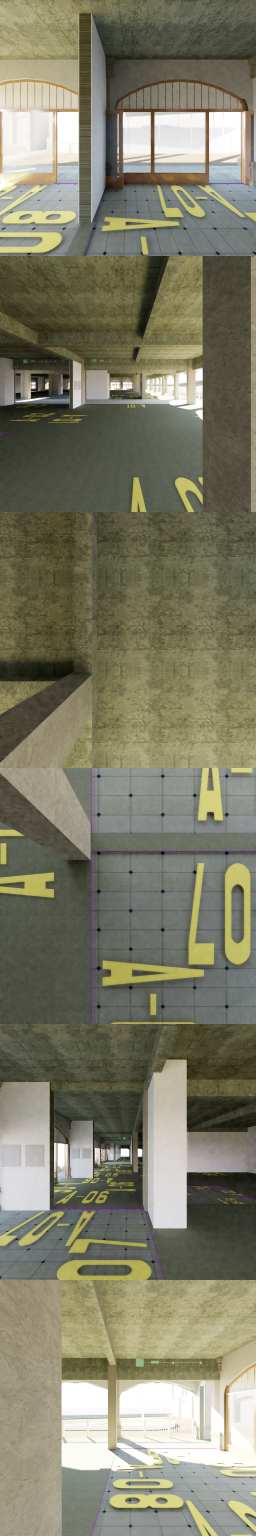
#> input picture Cube2Equirectangular/image.jpg, 1024 x 6144 px (shown at 1/4 size)
$ python script.py
#> lines starting #> are read from the running program, lines starting #| are printed output that depends on the picture
import cv2
import numpy as np

# Step 1: Load the Vertical Strip Image
cubemap_img = cv2.imread("image.jpg")  # Use the provided original vertical strip
#> cubemap_img is the input picture: shape (6144, 1024, 3); mean B, G, R 104.2, 125, 126.4
height, width, _ = cubemap_img.shape
#> height = 6144; width = 1024
face_height = height // 6  # Each face is 1/6th of the total height
#> face_height = 1024

# Step 2: Split the Vertical Strip into Individual Faces
right = cubemap_img[0:face_height, :, :]
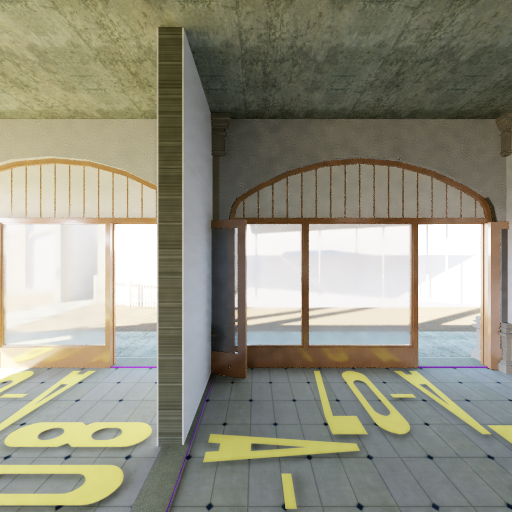
#> right: shape (1024, 1024, 3) (shown at 1/2 size); mean B, G, R 128, 144.1, 145.9
left = cubemap_img[face_height:2*face_height, :, :]
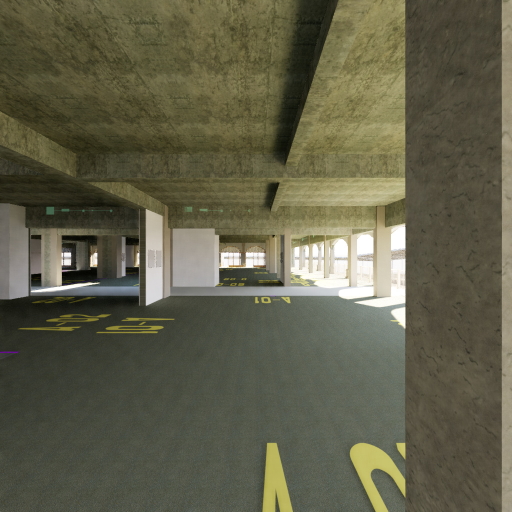
#> left: shape (1024, 1024, 3) (shown at 1/2 size); mean B, G, R 73.6, 95, 96.8
top = cubemap_img[2*face_height:3*face_height, :, :]
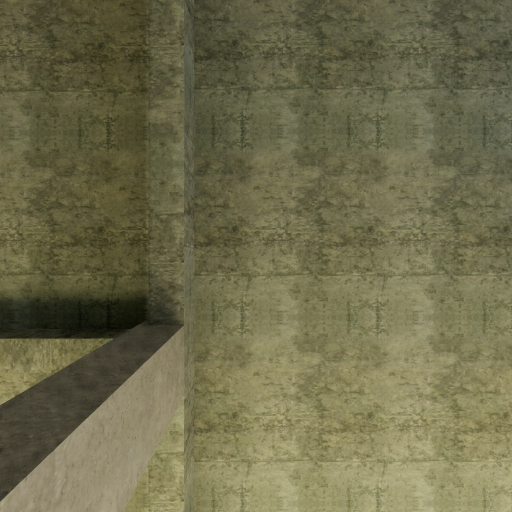
#> top: shape (1024, 1024, 3) (shown at 1/2 size); mean B, G, R 76, 107.8, 111
bottom = cubemap_img[3*face_height:4*face_height, :, :]
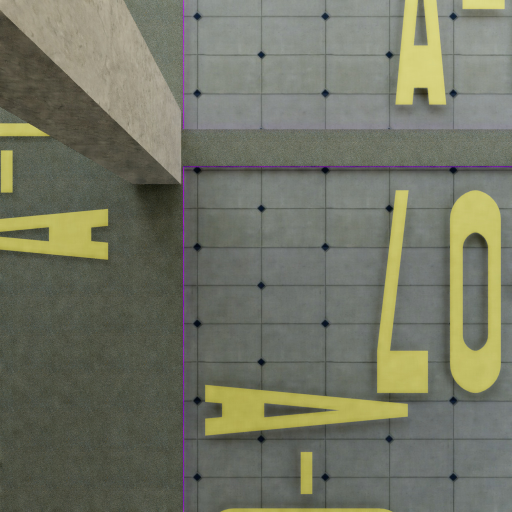
#> bottom: shape (1024, 1024, 3) (shown at 1/2 size); mean B, G, R 99.7, 116, 113.8
back = cubemap_img[4*face_height:5*face_height, :, :]
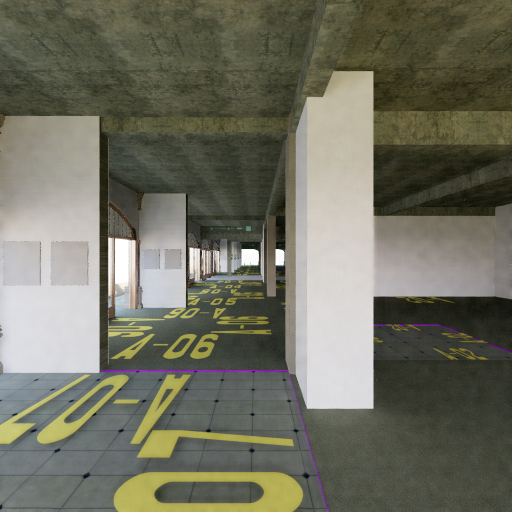
#> back: shape (1024, 1024, 3) (shown at 1/2 size); mean B, G, R 96.2, 111.1, 111.3
front = cubemap_img[5*face_height:6*face_height, :, :]
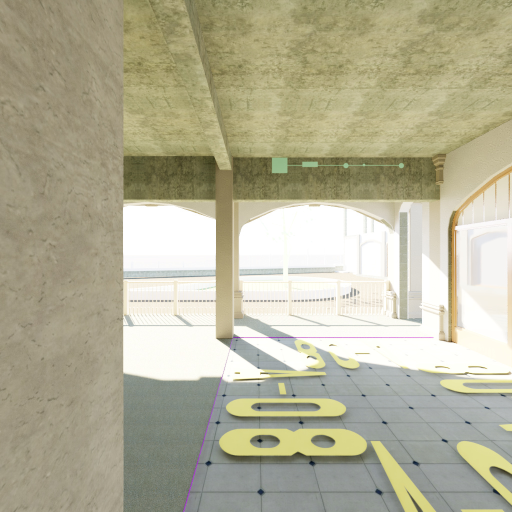
#> front: shape (1024, 1024, 3) (shown at 1/2 size); mean B, G, R 151.6, 176, 179.5

# Step 3: Create the Correct Dice Layout
# The expected layout for py360convert is:
#      +-------+
#      |  top  |
# +----+----+----+----+
# |left|front|right|back|
# +----+----+----+----+
#      | bottom |
#      +-------+

# Dimensions for the dice layout
face_width = front.shape[1]
#> face_width = 1024
dice_width = face_width * 4
#> dice_width = 4096
dice_height = face_height * 3
#> dice_height = 3072

# Create a blank canvas for the dice layout
dice_layout = np.zeros((dice_height, dice_width, 3), dtype=front.dtype)

# Place the faces in their correct positions
dice_layout[0:face_height, face_width:2*face_width, :] = top      # Top
dice_layout[face_height:2*face_height, 0:face_width, :] = left    # Left
dice_layout[face_height:2*face_height, face_width:2*face_width, :] = front  # Front
dice_layout[face_height:2*face_height, 2*face_width:3*face_width, :] = right  # Right
dice_layout[face_height:2*face_height, 3*face_width:4*face_width, :] = back  # Back
dice_layout[2*face_height:3*face_height, face_width:2*face_width, :] = bottom  # Bottom
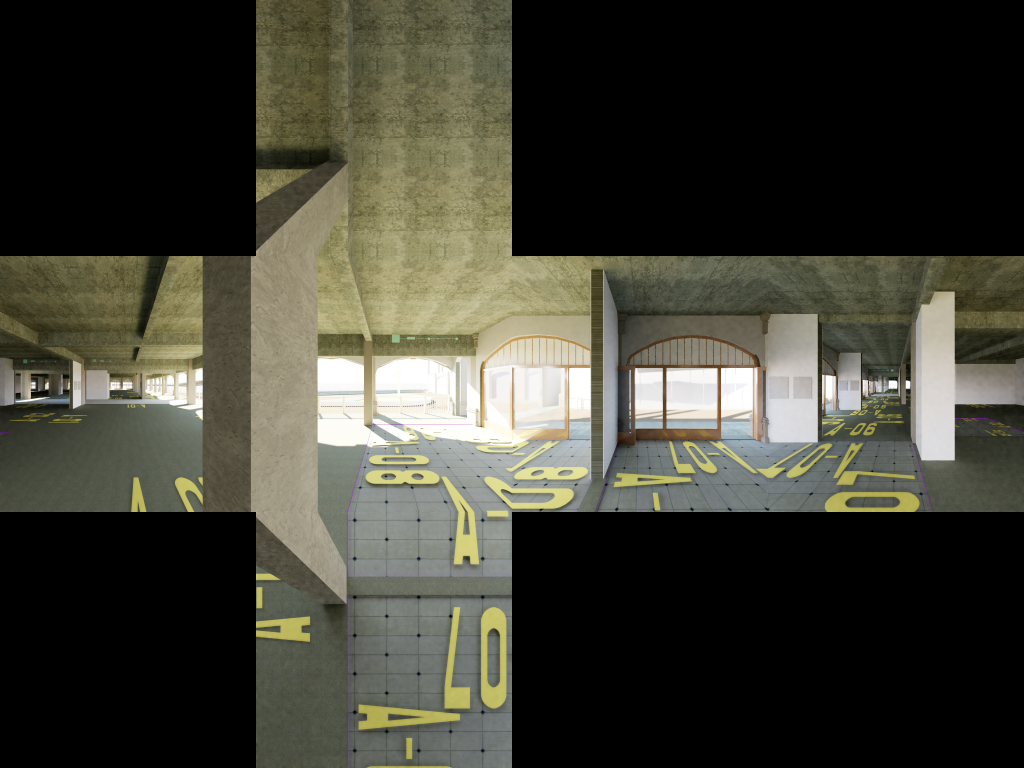
#> dice_layout: shape (3072, 4096, 3) (shown at 1/4 size); mean B, G, R 52.1, 62.5, 63.2

# Step 4: Save the Dice Layout for Verification
cv2.imwrite("corrected_dice_layout.jpg", dice_layout)

# Step 5: Convert Dice Layout to Equirectangular
import py360convert

# Convert the dice layout to an equirectangular projection
#> (the run stopped early here; a loop or call above may not have finished)

$ run again, with Cube2Equirectangular/V4.jpg copied over Cube2Equirectangular/image.jpg
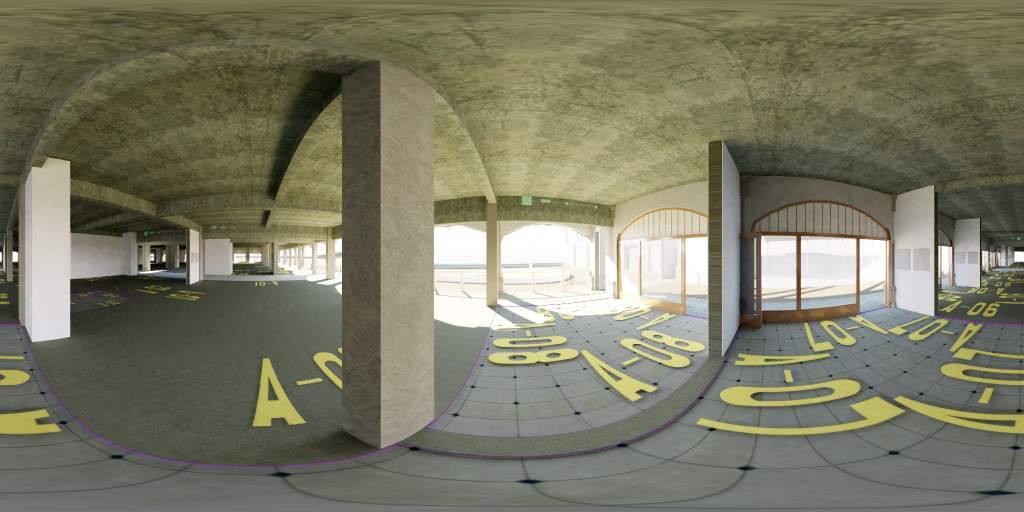
#> input picture Cube2Equirectangular/V4.jpg, 2048 x 1024 px (shown at 1/2 size)
#> cubemap_img is the input picture: shape (1024, 2048, 3); mean B, G, R 100.7, 121.3, 122.2
#> `front = cubemap_img[5*face_height:6*face_height, :, :]`:
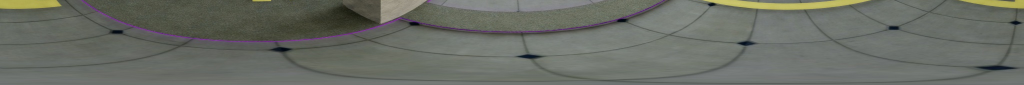
#> front: shape (170, 2048, 3) (shown at 1/2 size); mean B, G, R 100.3, 108.2, 104.8
#> `dice_layout[2*face_height:3*face_height, face_width:2*face_width, :] =..`:
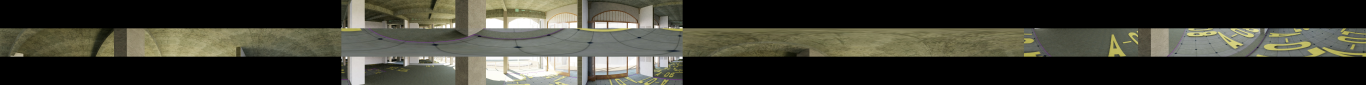
#> dice_layout: shape (510, 8192, 3) (shown at 1/6 size); mean B, G, R 50.3, 60.6, 61.1

$ run again, with Cube2Equirectangular/dice_layout.jpg copied over Cube2Equirectangular/image.jpg
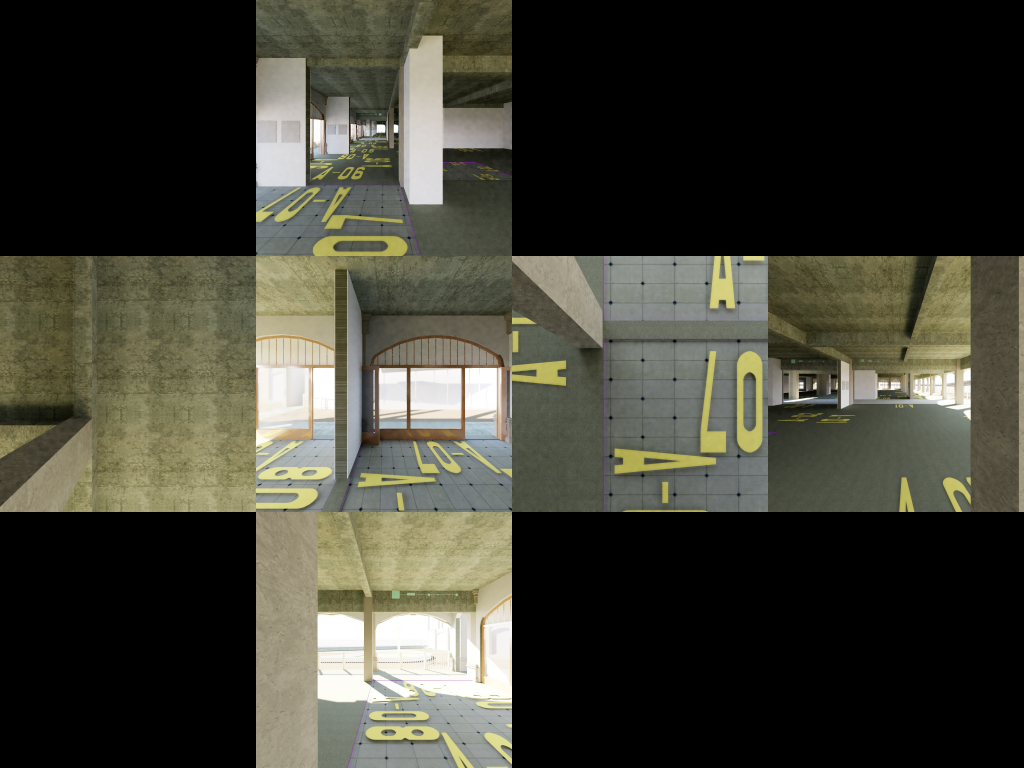
#> input picture Cube2Equirectangular/dice_layout.jpg, 4096 x 3072 px (shown at 1/4 size)
#> cubemap_img is the input picture: shape (3072, 4096, 3); mean B, G, R 52.1, 62.5, 63.2
#> `front = cubemap_img[5*face_height:6*face_height, :, :]`:
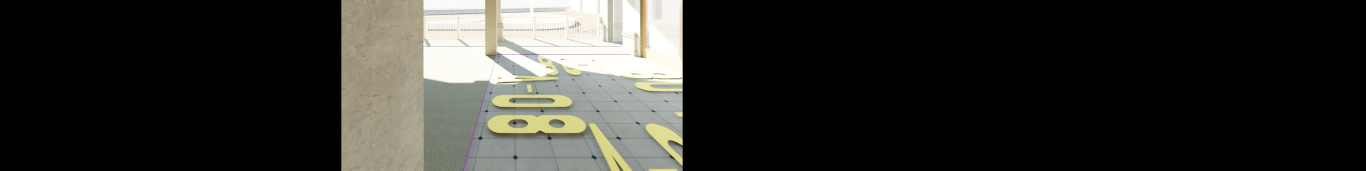
#> front: shape (512, 4096, 3) (shown at 1/3 size); mean B, G, R 42.3, 46.1, 46.3
#> `dice_layout[2*face_height:3*face_height, face_width:2*face_width, :] =..`:
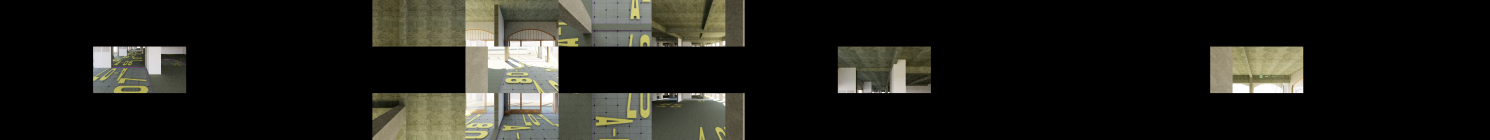
#> dice_layout: shape (1536, 16384, 3) (shown at 1/11 size); mean B, G, R 26, 31.3, 31.6
